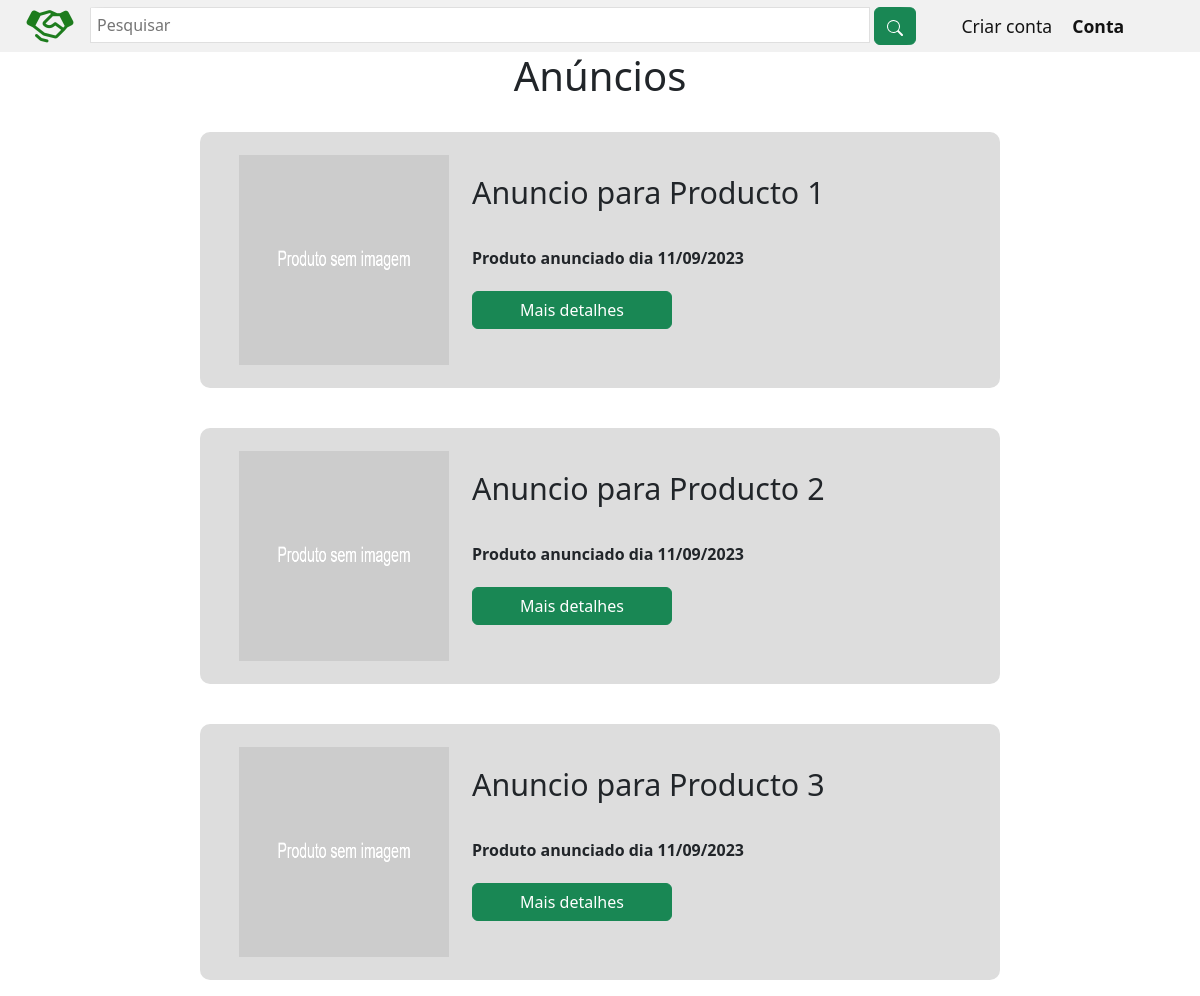
Page /pages/anuncios.php on the committed database.
### tables this page shows
CREATE TABLE IF NOT EXISTS `anuncios` (
    `id_anuncio` INT NOT NULL AUTO_INCREMENT,
    `id_usuario` INT NOT NULL,
    `id_categoria` INT NOT NULL,
    `nome_img` LONGTEXT,
    `nome_anuncio` VARCHAR(155) NOT NULL,
    `descricao` LONGTEXT,
    `status_anuncio` TINYINT,
    `createDate` DATETIME NOT NULL,
    `updateDate` DATETIME NULL DEFAULT NULL,
    PRIMARY KEY (`id_anuncio`),
    CONSTRAINT `fk_anuncios_usuarios` FOREIGN KEY (`id_usuario`) REFERENCES `usuarios` (`id_usuario`),
    CONSTRAINT `fk_anuncios_categorias` FOREIGN KEY (`id_categoria`) REFERENCES `categorias` (`id_categoria`)
);

### pages/anuncios.php (the view, shortened to what this page needs)
<?php
require_once '../config/conexao.php';
require_once 'header.php';
?>
<link rel="stylesheet" href="../assets/styles/anuncios.css">
<body>
    <section class="d-flex flex-wrap flex-column justify-content-center align-items-center col-12">
        <h1>Anúncios</h1>
        <?php
        $sql = "SELECT * FROM anuncios WHERE status_anuncio= '1'";
        $result = mysqli_query($conn, $sql);
        $num_anuncios = mysqli_num_rows($result);
        if ($num_anuncios > 0) {
            while ($anuncio = mysqli_fetch_assoc($result)) {
                $array_img = array();
                $img = '';
                if ($array_img[0] != '') {
                    $img = $array_img[0];
                } else {
                    $img = "../assets/img/produto_vazio.png";
                }
        ?>
                <div class="product_container mx-3 mt-4 mb-3 px-3 py-3 col-sm-11 col-md-10 col-lg-8">
                    <div class="product_image_container px-3">
                        <img src="<?php echo $img; ?>" alt="Imagem do produto">
                    </div>
                    <div class="product_description_container ml-5 col-sm-7 col-md-7 col-lg-8">
                        <h3><?php echo $anuncio['nome_anuncio']; ?></h3>
                        <p><span class="publication_date">Produto anunciado dia
                                <?php
                                $datetime = explode(" ", $anuncio['createDate']);
                                echo date('d/m/Y',  strtotime($datetime[0]));
                                ?>
                            </span></p>
                        <p><a href="produto.php?idAnuncio=<?php echo $anuncio['id_anuncio'] ?>"><button style="width: 200px;" type="submit" class="btn btn-success col-12">Mais detalhes</button></a></p>
                    </div>
                </div>
        <?php
            }
        } else {
            echo '<h4>Sem anuncios cadastrados...</h4>';
        }
        ?>
    </section>
</body>
</html>

### assets/styles/global.css (style rules this page uses)
* { margin: 0; padding: 0; box-sizing: border-box; }

### assets/styles/anuncios.css (style rules this page uses)
.product_container { border-radius: 10px; background-color: #dddddd; display: flex; justify-content: space-between; transition: 0.3s ease-in-out; }
.product_image_container img { width: 14em; height: 14em; border-radius: 8px; padding: 3%; }
.product_description_container { display: flex; flex-direction: column; justify-content: center; }
.product_description_container h3 { font-size: 1.9em; }
.product_description_container p { margin-top: 5px; }
.publication_date { font-weight: 600; }

### rows in the picture
anuncios: nome_anuncio "Anuncio para Producto 1", createDate "11/09/2023"
anuncios: nome_anuncio "Anuncio para Producto 2", createDate "11/09/2023"
anuncios: nome_anuncio "Anuncio para Producto 3", createDate "11/09/2023"
